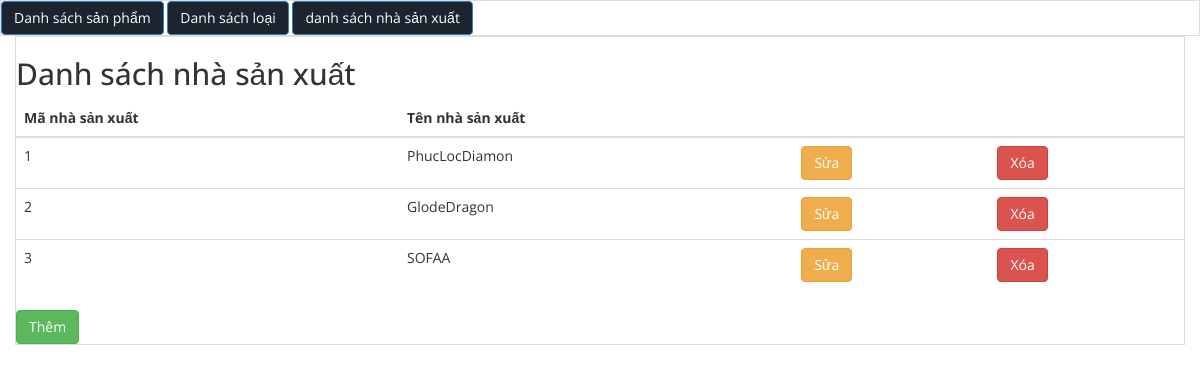
Screenshot of /qlnhasanxuat.php with the database file from the repository.
### tables this page shows
CREATE TABLE IF NOT EXISTS `nhasanxuat` (
  `manhasanxuat` int(5) NOT NULL AUTO_INCREMENT,
  `tennhasanxuat` varchar(50) NOT NULL,
  PRIMARY KEY (`manhasanxuat`)
);

### nhasanxuat/danhsachnhasanxuat.php (the view, shortened to what this page needs)
<?php
	$sql="select * from nhasanxuat";
	$query = mysqli_query($conn,$sql);
?>
<div class="table-bordered">
	<a class="btn btn-primary" href="qlsp.php">Danh sách sản phẩm</a>
	<a class="btn btn-primary" href="qlloai.php">Danh  sách loại</a>
	<a class="btn btn-primary" href="qlnhasanxuat.php">danh sách  nhà sản xuất</a>
</div>
<div class="container-fluid">
	<div class="table-bordered">
		<div class="card-header">
			<h2>Danh sách nhà sản xuất</h2>
		</div>
			<div class="card-body">
		<table class="table">
			<thead class="thead-dark">
				<tr>
					<th>Mã nhà sản xuất</th>
					<th>Tên nhà sản xuất</th>
					<th></th>
					<th></th>
				</tr>
			</thead>
			<tbody>
				<?php
				$i=1;
				while($row= mysqli_fetch_assoc($query)){?>
                <tr>
					<td><?php echo $i++?></td>
					<td><?php echo $row['tennhasanxuat'];?></td>
					<td>
						<a class="btn btn-warning" href="qlnhasanxuat.php?page_layout=suanhasanxuat&id=<?php echo $row['manhasanxuat']; ?>">Sửa</a>
					</td>
					<td>
						<a class="btn btn-danger" onclick="return xoa('<?php echo $row['tennhasanxuat']; ?>')" href="qlnhasanxuat.php?page_layout=xoanhasanxuat&id=<?php echo $row['manhasanxuat']; ?>">Xóa</a>
					</td>
				</tr>
		<?php }	?>
			</tbody>
		</table>
			<a class="btn btn-success" href="qlnhasanxuat.php?page_layout=themnhasanxuat">Thêm</a>
		</div>
	</div>
</div>

### css/style.css (style rules this page uses)
body { background: #fff; font-family: 'Open Sans', sans-serif; }
body a { transition: 0.5s all; -webkit-transition: 0.5s all; -o-transition: 0.5s all; -ms-transition: 0.5s all; -moz-transition: 0.5s all; }

### rows the page displays
nhasanxuat: tennhasanxuat "PhucLocDiamon"
nhasanxuat: tennhasanxuat "GlodeDragon"
nhasanxuat: tennhasanxuat "SOFAA"
